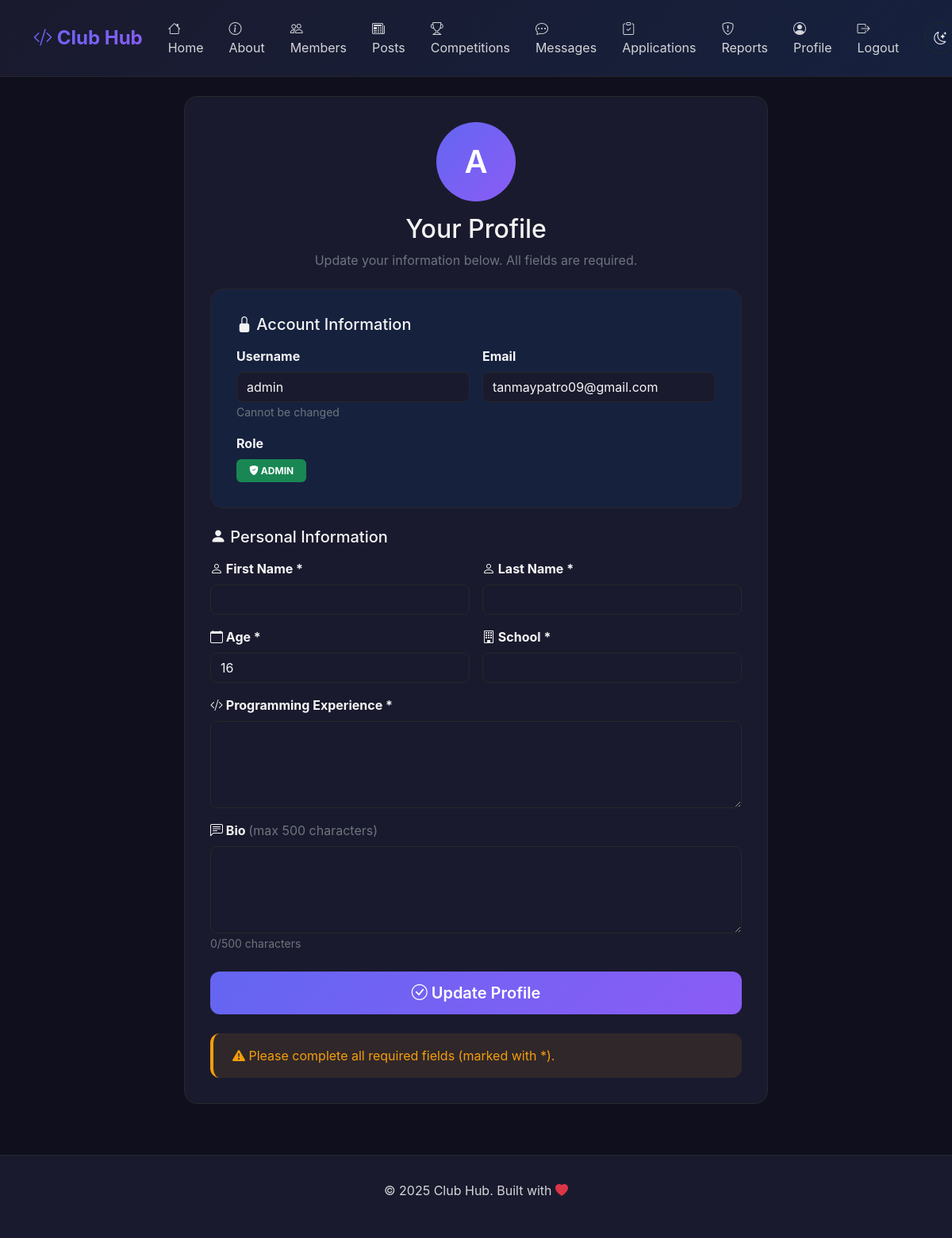
The page /accounts/profile/ (signed in) on the database its author committed.
### accounts/models.py (models this page shows, shortened)
class User(AbstractUser):
    ROLE_CHOICES = [
        ('admin', 'Admin'),
        ('member', 'Member'),
    ]
    role = models.CharField(
        max_length=10,
        choices=ROLE_CHOICES,
        default='member',
        help_text="User role: Admin (full access) or Member (limited access)"
    )
    email = models.EmailField(
        unique=True,
        help_text="Must be unique across all users"
    )
    class Meta:
        ordering = ['-date_joined']
        verbose_name = 'User'
        verbose_name_plural = 'Users'
    @property
    def is_admin(self):
        return self.role == 'admin'

class Profile(models.Model):
    user = models.OneToOneField(
        User,
        on_delete=models.CASCADE,
        related_name='profile'
    )
    age = models.PositiveIntegerField(
        help_text="User's age in years"
    )
    school = models.CharField(
        max_length=200,
        help_text="Current school/institution"
    )
    programming_experience = models.TextField(
        help_text="Description of programming background and experience"
    )
    bio = models.TextField(
        max_length=500,
        default="Hey! Just another fellow member in the club!",
        help_text="Short bio (max 500 characters)"
    )
    created_at = models.DateTimeField(auto_now_add=True)
    updated_at = models.DateTimeField(auto_now=True)
    class Meta:
        ordering = ['-created_at']
        verbose_name = 'Profile'
        verbose_name_plural = 'Profiles'
    @property
    def is_complete(self):
        return bool(
            self.user.first_name and
            self.user.last_name and
            self.age and
            self.school and
            self.programming_experience
        )

### accounts/views.py (the view, shortened to what this page needs)
# urls.py: path('profile/', views.profile_view, name='profile'),
@login_required
def profile_view(request):
    profile = request.user.profile
    context = {
        'profile': profile,
    }
    return render(request, 'accounts/profile.html', context)

### accounts/templates/accounts/profile.html (shortened to what this page needs)
{% extends 'base.html' %}
{% block content %}
<div class="row justify-content-center">
    <div class="col-lg-8">
        <div class="card-custom">
            <div class="text-center mb-4">
                <div class="rounded-circle d-inline-flex align-items-center justify-content-center mb-3"
                     style="width: 100px; height: 100px; background: linear-gradient(135deg, #6366f1, #8b5cf6); color: white; font-weight: 600; font-size: 2.5rem;">
                    {% if user.first_name and user.last_name %}
                        {{ user.first_name.0 }}{{ user.last_name.0 }}
                    {% else %}
                        {{ user.username.0|upper }}
                    {% endif %}
                </div>
                <h2 class="mb-2">Your Profile</h2>
                <p class="text-secondary">Update your information below. All fields are required.</p>
            </div>
            <form method="post">
                <div class="card-custom mb-4" style="background: var(--bg-tertiary);">
                    <h5 class="mb-3"><i class="bi bi-lock-fill"></i> Account Information</h5>
                    <div class="row g-3">
                        <div class="col-md-6">
                            <label class="form-label fw-bold">Username</label>
                            <input type="text" class="form-control" value="{{ user.username }}" disabled>
                            <small class="text-secondary">Cannot be changed</small>
                        </div>
                        <div class="col-md-6">
                            <label class="form-label fw-bold">Email</label>
                            <input type="email" class="form-control" value="{{ user.email }}" disabled>
                        </div>
                        <div class="col-12">
                            <label class="form-label fw-bold">Role</label>
                            <div class="d-flex gap-2 align-items-center">
                                <span class="badge {% if user.is_admin %}bg-success{% else %}bg-primary{% endif %} px-3 py-2">
                                    {% if user.is_admin %}
                                        <i class="bi bi-shield-fill-check"></i> ADMIN
                                    {% else %}
                                        <i class="bi bi-person-fill"></i> MEMBER
                                    {% endif %}
                                </span>
                            </div>
                        </div>
                    </div>
                </div>
                <h5 class="mb-3"><i class="bi bi-person-fill"></i> Personal Information</h5>
                <div class="row g-3 mb-3">
                    <div class="col-md-6">
                        <label for="first_name" class="form-label fw-bold">
                            <i class="bi bi-person"></i> First Name *
                        </label>
                        <input
                            type="text"
                            id="first_name"
                            name="first_name"
                            value="{{ user.first_name }}"
                            required
                            class="form-control"
                        >
                    </div>
                    <div class="col-md-6">
                        <label for="last_name" class="form-label fw-bold">
                            <i class="bi bi-person"></i> Last Name *
                        </label>
                        <input
                            type="text"
                            id="last_name"
                            name="last_name"
                            value="{{ user.last_name }}"
                            required
                            class="form-control"
                        >
                    </div>
                </div>
                <div class="row g-3 mb-3">
                    <div class="col-md-6">
                        <label for="age" class="form-label fw-bold">
                            <i class="bi bi-calendar"></i> Age *
                        </label>
                        <input
                            type="number"
                            id="age"
                            name="age"
                            value="{{ profile.age|default:'' }}"
                            required
                            class="form-control"
                        >
                    </div>
                    <div class="col-md-6">
                        <label for="school" class="form-label fw-bold">
                            <i class="bi bi-building"></i> School *
                        </label>
                        <input
                            type="text"
                            id="school"
                            name="school"
                            value="{{ profile.school }}"
                            required
                            class="form-control"
                        >
                    </div>
                </div>
                <div class="mb-3">
                    <label for="programming_experience" class="form-label fw-bold">
                        <i class="bi bi-code-slash"></i> Programming Experience *
                    </label>
                    <textarea
                        id="programming_experience"
                        name="programming_experience"
                        rows="4"
                        required
                        class="form-control"
                    >{{ profile.programming_experience }}</textarea>
                </div>
                <div class="mb-4">
                    <label for="bio" class="form-label fw-bold">
                        <i class="bi bi-chat-left-text"></i> Bio
                        <span class="text-secondary fw-normal">(max 500 characters)</span>
                    </label>
                    <textarea
                        id="bio"
                        name="bio"
                        rows="4"
                        maxlength="500"
                        class="form-control"
                    >{{ profile.bio }}</textarea>
                    <small class="text-secondary">{{ profile.bio|length }}/500 characters</small>
                </div>
                <button type="submit" class="btn btn-primary w-100 btn-lg">
                    <i class="bi bi-check-circle"></i> Update Profile
                </button>
            </form>
            {% if profile.is_complete %}
                <div class="alert alert-success mt-4 mb-0">
                    <i class="bi bi-check-circle-fill"></i> Your profile is complete!
                </div>
            {% else %}
                <div class="alert alert-warning mt-4 mb-0">
                    <i class="bi bi-exclamation-triangle-fill"></i> Please complete all required fields (marked with *).
                </div>
            {% endif %}
        </div>
    </div>
</div>
{% endblock %}

### templates/base.html (style rules this page uses)
:root[data-theme="dark"] { --bg-primary: #0f0f1e; --bg-secondary: #1a1a2e; --bg-tertiary: #16213e; --text-primary: #f4f4f5; --text-secondary: #d4d4d8; --text-muted: #a1a1aa; --accent-primary: #6366f1; --accent-secondary: #8b5cf6; --border-color: #27272a; --success: #10b981; --warning: #f59e0b; --danger: #ef4444; --input-bg: #1a1a2e; --input-text: #f4f4f5; }
* { margin: 0; padding: 0; box-sizing: border-box; }
body { background: var(--bg-primary); color: var(--text-primary); font-family: 'Inter', -apple-system, BlinkMacSystemFont, 'Segoe UI', sans-serif; min-height: 100vh; transition: background 0.3s, color 0.3s; }
.btn-primary { background: linear-gradient(135deg, var(--accent-primary), var(--accent-secondary)); border: none; padding: 0.75rem 1.5rem; border-radius: 12px; font-weight: 600; transition: transform 0.3s, box-shadow 0.3s; color: white !important; }
.form-control, .form-select, textarea { background: var(--input-bg) !important; border: 1px solid var(--border-color) !important; color: var(--input-text) !important; border-radius: 8px; }
.form-label { color: var(--text-primary) !important; }
.card-custom { background: var(--bg-secondary); border: 1px solid var(--border-color); border-radius: 16px; padding: 2rem; transition: transform 0.3s, box-shadow 0.3s; }
.alert { border-radius: 12px; border: none; padding: 1rem 1.5rem; }
.alert-warning { background: rgba(245, 158, 11, 0.1); border-left: 4px solid var(--warning); color: var(--warning); }

### rows shown on the page
User: username.0 "A", username "admin", email "tanmaypatro09@gmail.com"
Profile: age "16", bio|length "0"
